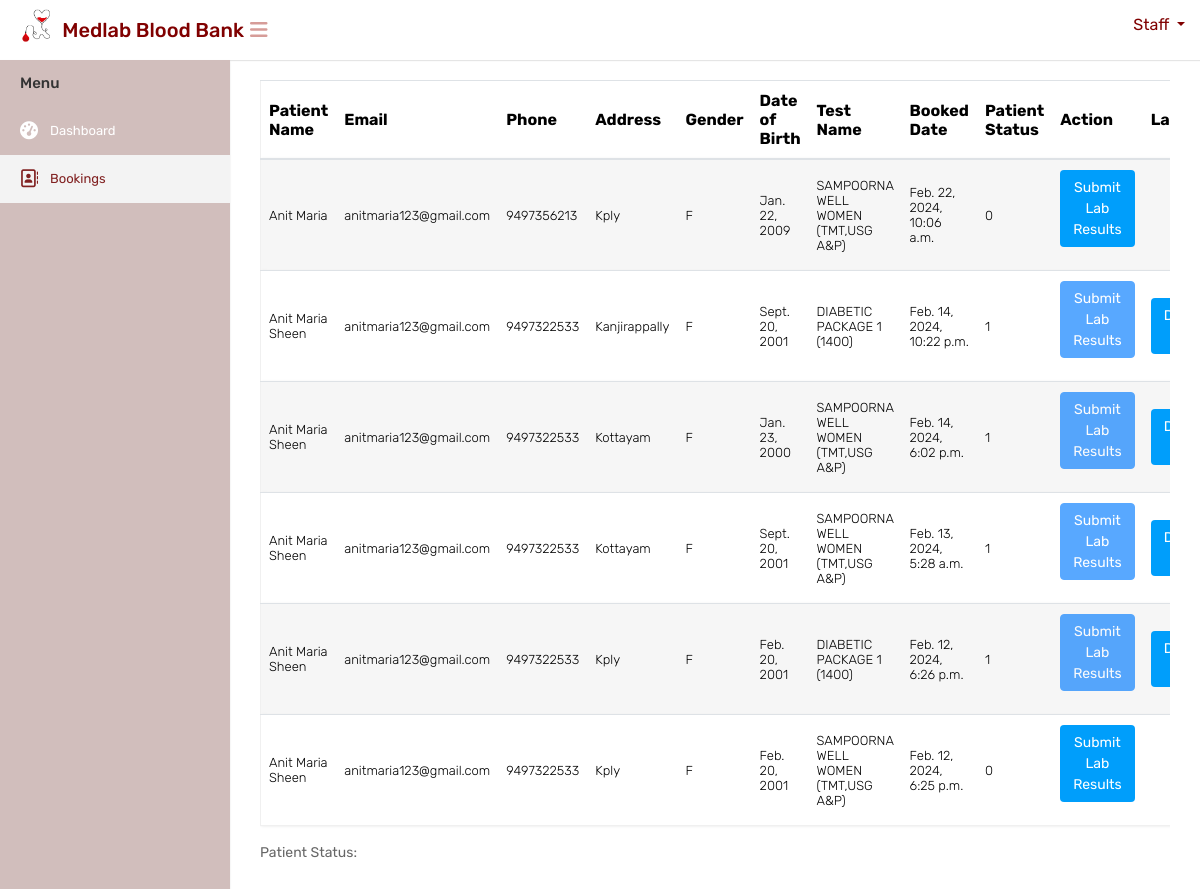
The page /labtestbookings on the database its author committed.
### website/models.py (models this page shows, shortened)
class Booking(models.Model):
    STATUS_CHOICES = (
        ('booked', 'Booked'),
        ('cancelled', 'Cancelled'),
        ('expired', 'Expired'),
    )
    patient = models.ForeignKey(Patient, on_delete=models.CASCADE)
    booked_date = models.DateTimeField(auto_now_add=True)
    test_date = models.DateField( null=True,blank=True)
    status = models.CharField(max_length=20, choices=STATUS_CHOICES, default='booked')

class Patient(models.Model):
    user = models.ForeignKey(CustomUser, on_delete=models.CASCADE, default=1, related_name='patient_user')
    full_name = models.CharField(max_length=255)
    email = models.EmailField()
    phone = models.CharField(max_length=15)
    address = models.TextField()
    gender = models.CharField(max_length=1, choices=[('M', 'Male'), ('F', 'Female'), ('O', 'Other')])
    date_of_birth = models.DateField()
    selected_test = models.ForeignKey(LaboratoryTest, on_delete=models.SET_NULL, null=True, blank=True)
    status = models.IntegerField(default=0)

class LaboratoryTest(models.Model):
    test_name = models.CharField(max_length=255)
    test_price = models.DecimalField(max_digits=10, decimal_places=2)
    package_details = models.JSONField()

### website/views.py (the view)
# urls.py: path('labtestbookings',views.labtestbookings, name='labtestbookings'),
def labtestbookings(request):
    appointments = Booking.objects.all()
    test_name= Patient.objects
    context = {'appointments': appointments}
    return render(request, 'labstaff/viewbookings.html', context)

### templates/labstaff/viewbookings.html (shortened to what this page needs)
{% load static %}
<html lang="en">
<head>
    <link rel="stylesheet" type="text/css" href="{% static 'mainuser/css/bootstrap.min.css' %}">
    <link rel="stylesheet" type="text/css" href="{% static 'mainuser/css/font-awesome.min.css' %}">
    <link rel="stylesheet" type="text/css" href="{% static 'mainuser/css/select2.min.css' %}">
    <link rel="stylesheet" type="text/css" href="{% static 'mainuser/css/style.css' %}">
</head>
<body>
    <div class="main-wrapper">
        <div class="header" style="background-color:white;height:60px;">
			<div class="header-left">
				<a href="{% url 'adminindex' %}" class="logo" style="color: black;">
					<img src="{% static 'mainuser/img/logocopy.png' %}" width="75" height="40" alt="" style="margin-left:15px"> <span style="color: maroon;font-size: 20px;margin-top:10px; margin-left:-10px;white-space: nowrap;">Medlab Blood Bank</span>
				</a>
			</div>
			<a id="toggle_btn" href="javascript:void(0);" style="color:#d69c98;margin-top:20px;margin-left:10px;"><i class="fa fa-bars"></i></a>
            <ul class="nav user-menu float-right">
                <li class="nav-item dropdown has-arrow">
                    <a href="#" class="dropdown-toggle nav-link user-link" data-toggle="dropdown"style="color:maroon">
						<span style="color:maroon;">Staff</span>
                    </a>
                </li>
            </ul>
        </div>
        <div class="sidebar" id="sidebar">
            <div class="sidebar-inner slimscroll">
                <div id="sidebar-menu" class="sidebar-menu">
                    <ul>
                        <li class="menu-title">Menu</li>
                        <li>
                            <a href="{% url 'labstaffindex' %}"><i class="fa fa-dashboard"></i> <span>Dashboard</span></a>
                        </li>
						<li  class="active">
                            <a href="{% url 'labtestbookings' %}"><i class="fa fa-address-book-o"></i> <span>Bookings</span></a>
                        </li>
                    </ul>
                </div>
            </div>
        </div>
        <div class="page-wrapper">
            <div class="content">
                <div class="row">
                    <div class="col-md-12">
                        <div class="table-responsive">
                            <table class="table table-striped custom-table">
                                <thead>
                                    <tr>
                                        <th>Patient Name</th>
                                        <th>Email</th>
                                        <th>Phone</th>
                                        <th>Address</th>
                                        <th>Gender</th>
                                        <th>Date of Birth</th>
                                        <th>Test Name</th>
                                        <th>Booked Date</th>
										<th>Patient Status</th>
										<th>Action</th>
										<th>Lab Report</th>
                                    </tr>
                                </thead>
                                <tbody>
                                    {% for appointment in appointments|dictsortreversed:"booked_date" %}
                                        <tr>
                                            <td>{{ appointment.patient.full_name }}</td>
                                            <td>{{ appointment.patient.email }}</td>
                                            <td>{{ appointment.patient.phone }}</td>
                                            <td>{{ appointment.patient.address }}</td>
                                            <td>{{ appointment.patient.gender }}</td>
                                            <td>{{ appointment.patient.date_of_birth }}</td>
                                            <td>{{ appointment.patient.selected_test.test_name }}</td>
											<td>{{ appointment.booked_date }}</td>
											<td>{{ appointment.patient.status }}</td>
											<td>
												<form id="lab_results_form_{{ appointment.id }}" action="{% url 'submit_lab_results' %}" method="post">
													{% if lab_results_saved %}
														<button type="submit" class="btn btn-primary" disabled>
															Submit Lab Results
														</button>
													{% elif appointment.patient.status == 1 %}
														<button type="submit" class="btn btn-primary disabled-button" disabled>
															Submit Lab Results
														</button>
													{% else %}
														<button type="submit" class="btn btn-primary">
															Submit Lab Results
														</button>
													{% endif %}
												</form>
											</td>
											<td>
												{% if appointment.patient.status == 1 %}
													<a href="{% url 'download_lab_report' appointment.id %}" class="btn btn-primary">Download PDF</a>
												{% endif %}
											</td>
                                        </tr>
                                    {% endfor %}
                                </tbody>
                            </table>
							Patient Status: {{ patient_status }}
                        </div>
                    </div>
                </div>
            </div>
		</div>
    </div>
</body>
</html>

### rows shown on the page
Booking: patient.full_name "Anit Maria", patient.email "anitmaria123@gmail.com", patient.phone "9497356213", patient.address "Kply", patient.gender "F", patient.date_of_birth "Jan. 22, 2009", patient.selected_test.test_name "SAMPOORNA WELL WOMEN (TMT,USG A&P)", booked_date "Feb. 22, 2024, 10:06 a.m.", patient.status "0", shows "Submit Lab Results"
Booking: patient.full_name "Anit Maria Sheen", patient.email "anitmaria123@gmail.com", patient.phone "9497322533", patient.address "Kanjirappally", patient.gender "F", patient.date_of_birth "Sept. 20, 2001", patient.selected_test.test_name "DIABETIC PACKAGE 1 (1400)", booked_date "Feb. 14, 2024, 10:22 p.m.", patient.status "1", shows "Submit Lab Results", shows "Download PDF"
Booking: patient.full_name "Anit Maria Sheen", patient.email "anitmaria123@gmail.com", patient.phone "9497322533", patient.address "Kottayam", patient.gender "F", patient.date_of_birth "Jan. 23, 2000", patient.selected_test.test_name "SAMPOORNA WELL WOMEN (TMT,USG A&P)", booked_date "Feb. 14, 2024, 6:02 p.m.", patient.status "1", shows "Submit Lab Results", shows "Download PDF"
Booking: patient.full_name "Anit Maria Sheen", patient.email "anitmaria123@gmail.com", patient.phone "9497322533", patient.address "Kottayam", patient.gender "F", patient.date_of_birth "Sept. 20, 2001", patient.selected_test.test_name "SAMPOORNA WELL WOMEN (TMT,USG A&P)", booked_date "Feb. 13, 2024, 5:28 a.m.", patient.status "1", shows "Submit Lab Results", shows "Download PDF"
Booking: patient.full_name "Anit Maria Sheen", patient.email "anitmaria123@gmail.com", patient.phone "9497322533", patient.address "Kply", patient.gender "F", patient.date_of_birth "Feb. 20, 2001", patient.selected_test.test_name "DIABETIC PACKAGE 1 (1400)", booked_date "Feb. 12, 2024, 6:26 p.m.", patient.status "1", shows "Submit Lab Results", shows "Download PDF"
Booking: patient.full_name "Anit Maria Sheen", patient.email "anitmaria123@gmail.com", patient.phone "9497322533", patient.address "Kply", patient.gender "F", patient.date_of_birth "Feb. 20, 2001", patient.selected_test.test_name "SAMPOORNA WELL WOMEN (TMT,USG A&P)", booked_date "Feb. 12, 2024, 6:25 p.m.", patient.status "0", shows "Submit Lab Results"
